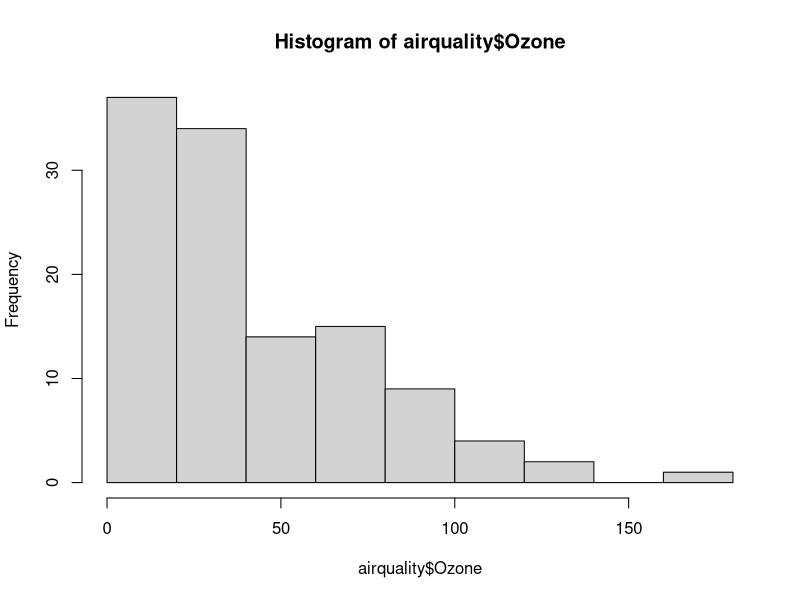
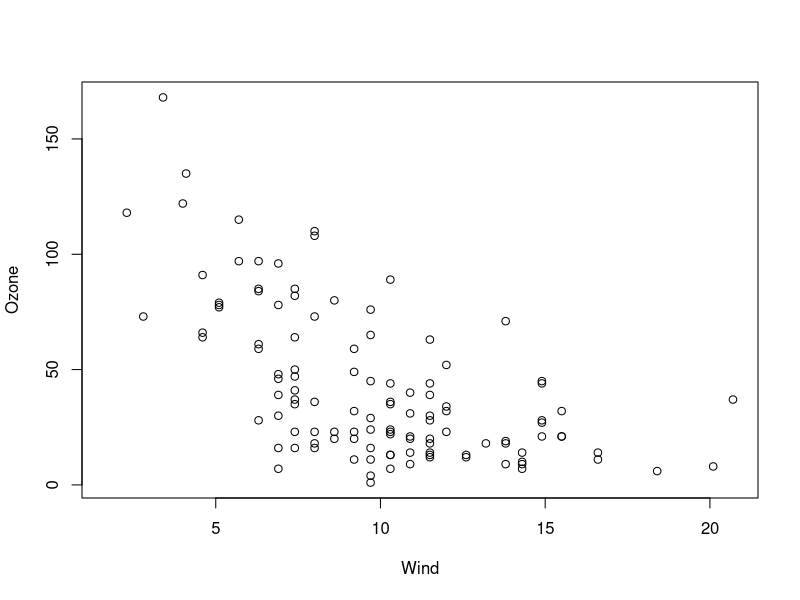
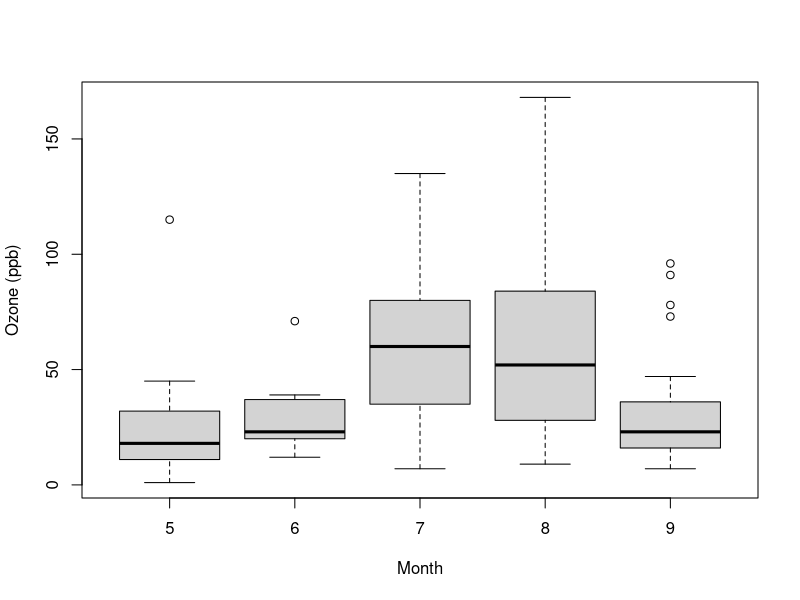
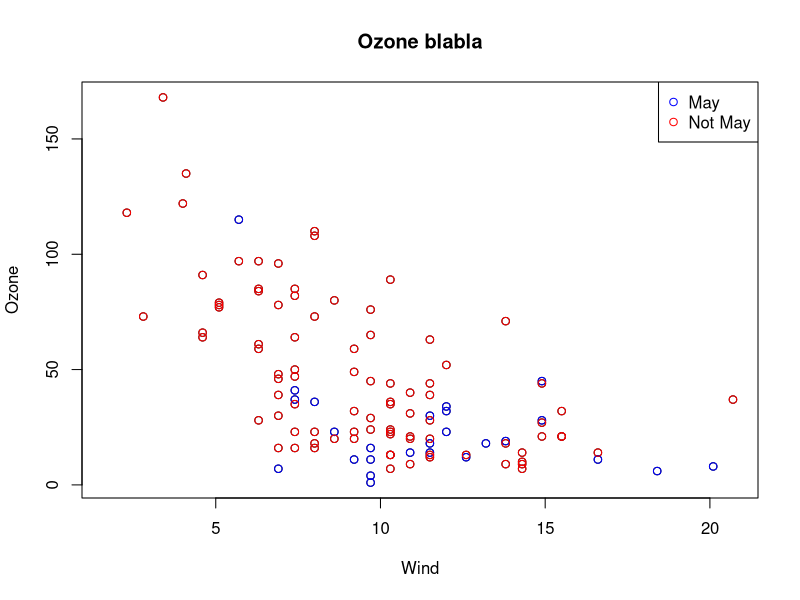
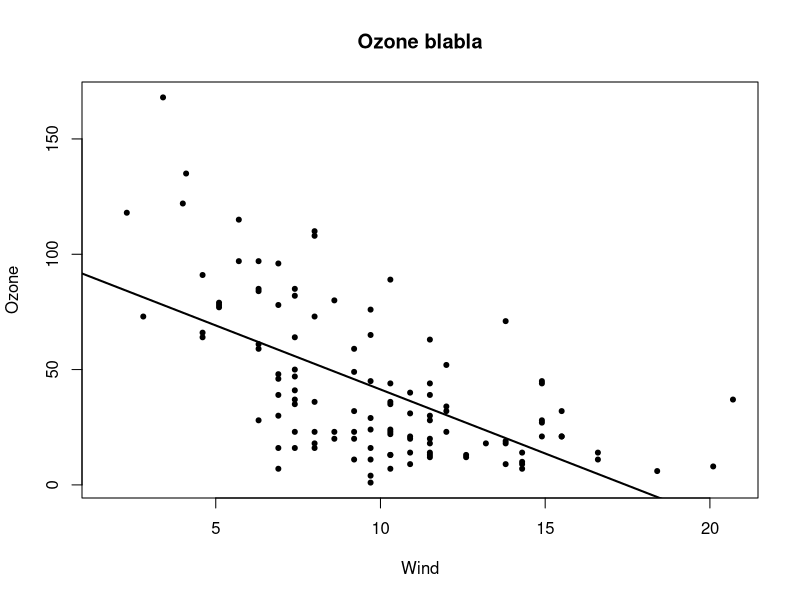
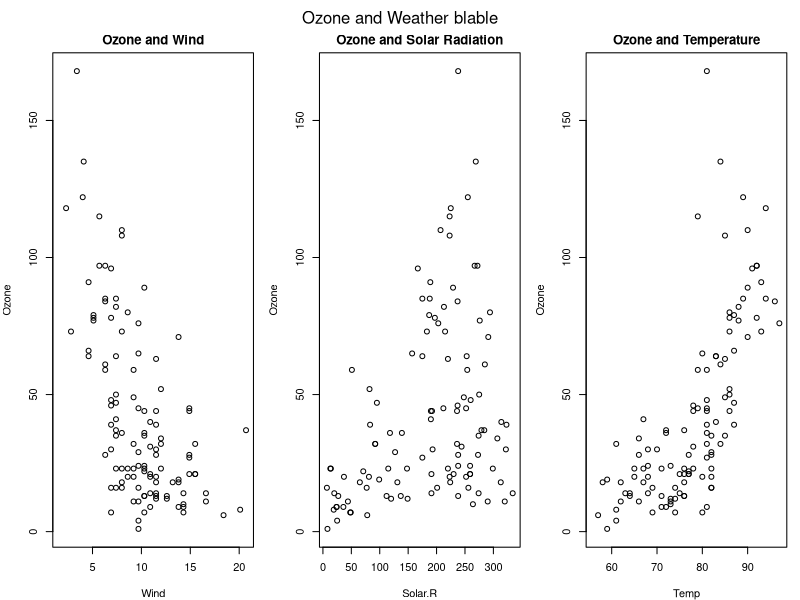
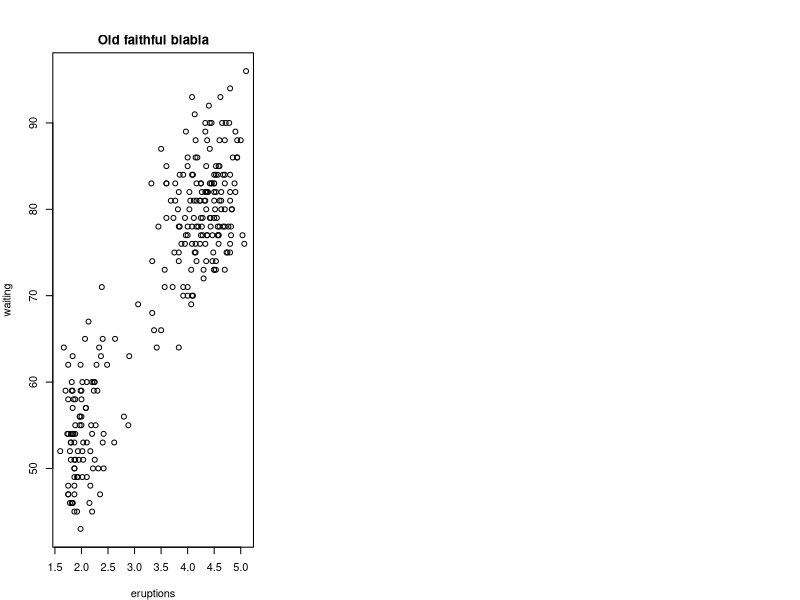

The R source for these figures, in order:
## ---- chunk 1
library(datasets)
hist(airquality$Ozone)
with(airquality, plot(Wind, Ozone))
airquality<-transform(airquality,Month=factor(Month))
boxplot(Ozone~Month,airquality,lab="Month",ylab="Ozone (ppb)")
## ---- chunk 2
par("lty")
par("col")
par("pch")
## ---- chunk 3
with(airquality, plot(Wind, Ozone, main= "Ozone blabla"))
with(subset(airquality,Month==5), points(Wind,Ozone, col="blue"))
with(subset(airquality,Month!=5), points(Wind,Ozone, col="red"))
legend("topright",pch=1,col=c("blue","red"),legend= c("May","Not May"))

with(airquality, plot(Wind, Ozone, main= "Ozone blabla",pch=20))
model<-lm(Ozone~Wind,airquality)
abline(model,lwd=2)

par(mfrow=c(1,3),mar=c(4,4,2,1), oma=c(0,0,2,0))
with(airquality, {
  plot(Wind, Ozone, main="Ozone and Wind")
  plot(Solar.R,Ozone,main="Ozone and Solar Radiation")
  plot(Temp,Ozone,main="Ozone and Temperature")
  mtext("Ozone and Weather blable", outer = TRUE)
})
## ---- chunk 4
library(datasets)
with(faithful,plot(eruptions, waiting))#Create a plot on screen device
title(main="Old faithful blabla")#Add the main title
dev.copy(png, file="tmp.png")#Copy my plot to a file
dev.off()#Never forget to close the plotting device
